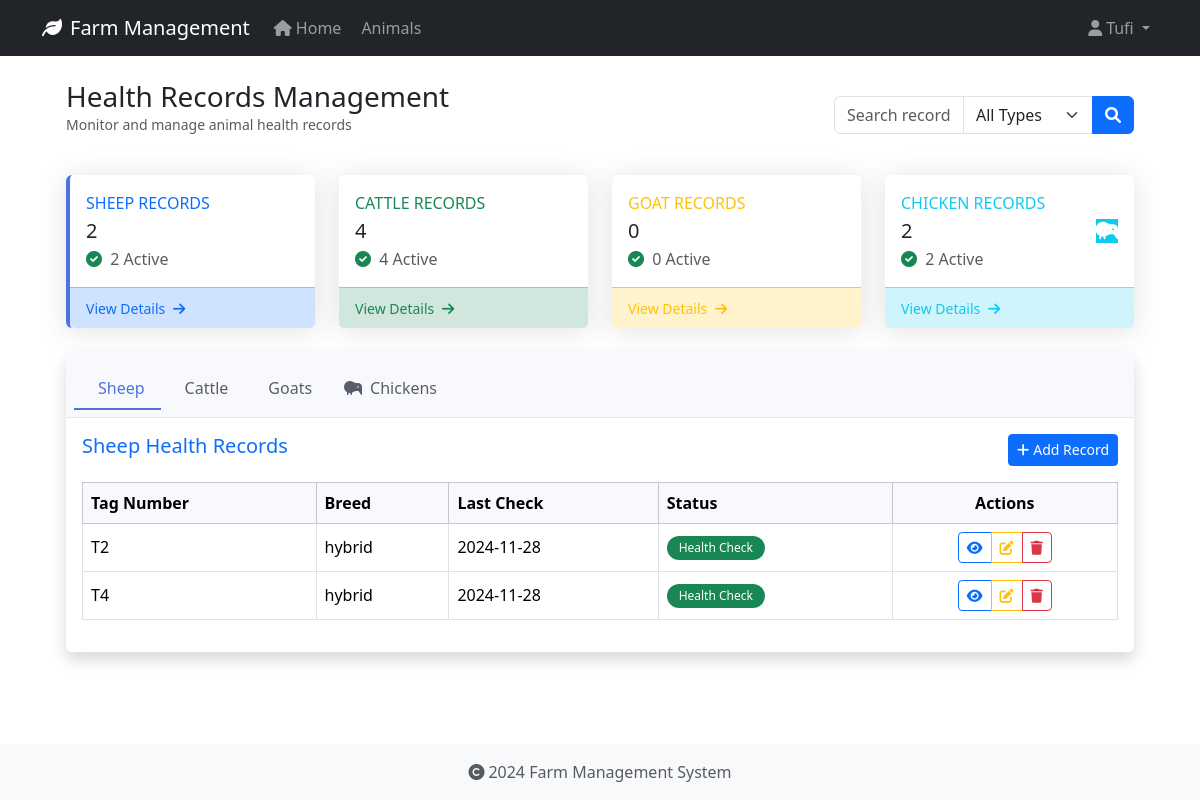
/health-records/ (signed in), run on an earlier commit of the app's database.
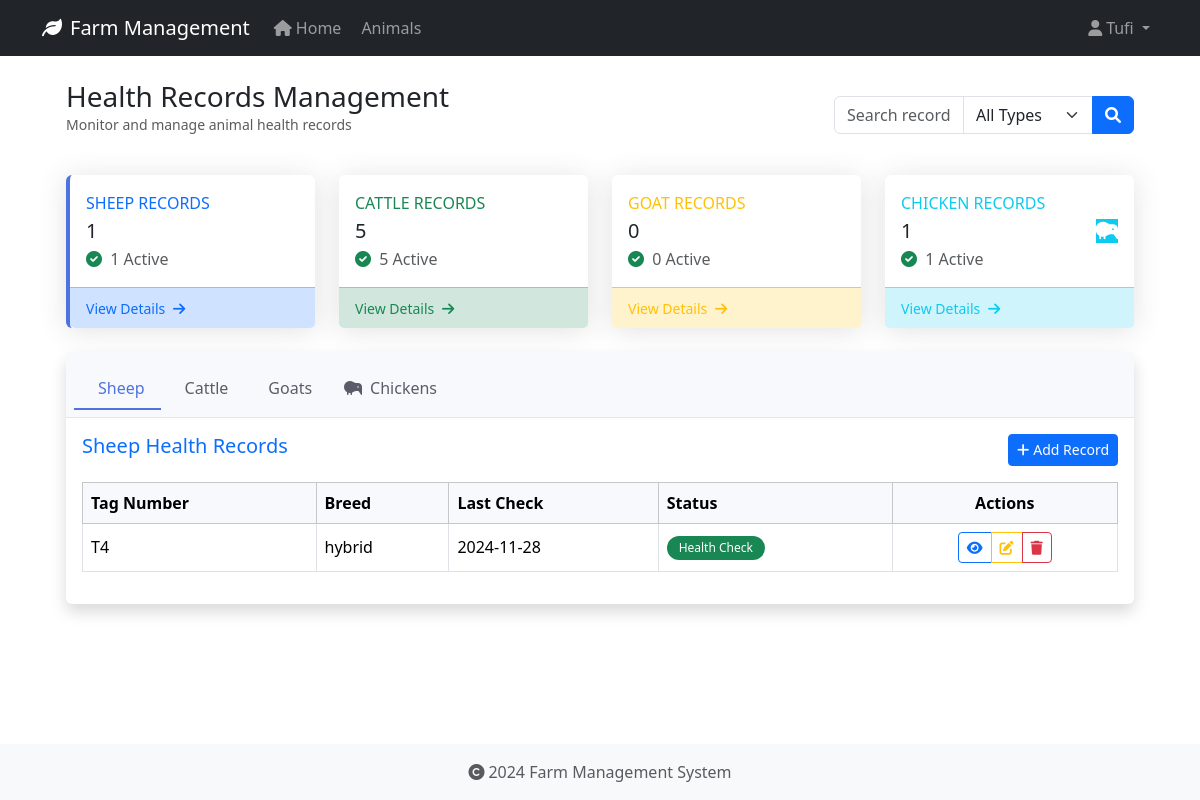
And on a later commit of the database.
### app/models/animal.py (models this page shows, shortened)
class HealthRecord(db.Model):
    id = db.Column(db.Integer, primary_key=True)
    animal_id = db.Column(db.Integer, db.ForeignKey('animal.id', ondelete='CASCADE'), nullable=False)
    record_type = db.Column(db.String(50), nullable=False)  # Made nullable=False
    date = db.Column(db.Date, nullable=False)
    description = db.Column(db.Text, nullable=True)
    treatment = db.Column(db.Text, nullable=True)
    cost = db.Column(db.Float, nullable=True)
    next_due_date = db.Column(db.Date, nullable=True)
    created_at = db.Column(db.DateTime, default=datetime.utcnow, nullable=False)
    created_by_id = db.Column(db.Integer, db.ForeignKey('user.id', ondelete='SET NULL'), nullable=True)

class Animal(db.Model):
    id = db.Column(db.Integer, primary_key=True)
    tag_number = db.Column(db.String(50), unique=True, nullable=False, index=True)
    name = db.Column(db.String(100), nullable=True)  # Explicitly mark as nullable
    species = db.Column(db.String(50), nullable=False, index=True)
    breed = db.Column(db.String(50), nullable=True)
    date_of_birth = db.Column(db.Date, nullable=True)
    gender = db.Column(db.String(20), nullable=True)
    weight = db.Column(db.Float, nullable=True)
    status = db.Column(db.String(20), default='active', nullable=False)
    purchase_date = db.Column(db.Date, nullable=True)
    purchase_price = db.Column(db.Float, nullable=True)
    notes = db.Column(db.Text, nullable=True)
    created_at = db.Column(db.DateTime, default=datetime.utcnow, nullable=False)
    updated_at = db.Column(db.DateTime, default=datetime.utcnow, onupdate=datetime.utcnow, nullable=False)
    wool_type = db.Column(db.String(50), nullable=True)
    last_shearing = db.Column(db.Date, nullable=True)
    fleece_weight = db.Column(db.Float, nullable=True)
    wool_grade = db.Column(db.String(20), nullable=True)
    lambing_status = db.Column(db.String(50), nullable=True)
    lambing_date = db.Column(db.Date, nullable=True)
    milk_production = db.Column(db.Float, nullable=True)
    last_milking = db.Column(db.Date, nullable=True)  # Changed from DateTime to Date
    milk_quality = db.Column(db.String(20), nullable=True)
    calving_status = db.Column(db.String(50), nullable=True)
    calving_date = db.Column(db.Date, nullable=True)
    milk_fat_content = db.Column(db.Float, nullable=True)
    egg_production = db.Column(db.Integer, nullable=True)
    egg_color = db.Column(db.String(20), nullable=True)
    comb_type = db.Column(db.String(20), nullable=True)
    laying_status = db.Column(db.String(20), nullable=True)
    last_laying_date = db.Column(db.Date, nullable=True)
    egg_size = db.Column(db.String(20), nullable=True)
    category = db.Column(db.String(50), nullable=True)
    special_needs = db.Column(db.Text, nullable=True)
    diet_requirements = db.Column(db.Text, nullable=True)
    habitat = db.Column(db.String(100), nullable=True)
    health_records = db.relationship('HealthRecord', backref='animal', lazy=True, cascade='all, delete-orphan')

### app/routes/health_records.py (the view, shortened to what this page needs)
@bp.route('/')
@login_required
def index():
    search_query = request.args.get('search', '').strip()
    record_type = request.args.get('type', 'all').lower()
    base_query = HealthRecord.query.join(Animal)
    if record_type != 'all':
        species = record_type.capitalize()
        base_query = base_query.filter(Animal.species == species)
    sheep_records = (base_query.filter(Animal.species == 'Sheep')
                    .order_by(HealthRecord.date.desc())
                    .limit(5)
                    .all())
    cattle_records = (base_query.filter(Animal.species == 'Cattle')
                     .order_by(HealthRecord.date.desc())
                     .limit(5)
                     .all())
    goat_records = (base_query.filter(Animal.species == 'Goat')
                   .order_by(HealthRecord.date.desc())
                   .limit(5)
                   .all())
    chicken_records = (base_query.filter(Animal.species == 'Chicken')
                      .order_by(HealthRecord.date.desc())
                      .limit(5)
                      .all())
    return render_template('health_records/index.html',
                         sheep_records=sheep_records,
                         cattle_records=cattle_records,
                         goat_records=goat_records,
                         chicken_records=chicken_records,
                         search_query=search_query,
                         record_type=record_type,
                         today=date.today())

### app/models/user.py (called while the page is built)
@login_manager.user_loader
def load_user(user_id):
    return User.query.get(int(user_id))

### app/templates/health_records/index.html (shortened to what the changed rows need)
{% extends "base.html" %}
{% block content %}
<div class="container-fluid px-4">
    <div class="d-flex justify-content-between align-items-center mb-4">
        <div>
            <h1 class="h3 mb-0 text-gray-800">Health Records Management</h1>
        </div>
    </div>
    <div class="row g-4 mb-4">
        <div class="col-xl-3 col-md-6">
            <div class="card border-left-primary h-100">
                <div class="card-body">
                    <div class="row align-items-center">
                        <div class="col">
                            <div class="text-xs font-weight-bold text-primary text-uppercase mb-1">
                                Sheep Records
                            </div>
                            <div class="h5 mb-0 font-weight-bold text-gray-800">{{ sheep_records|length }}</div>
                            <div class="text-xs text-muted mt-1">
                                <span class="text-success me-1">
                                </span>
                                {{ sheep_records|selectattr('next_due_date', 'none')|list|length }} Active
                            </div>
                        </div>
                    </div>
                </div>
            </div>
        </div>
        <div class="col-xl-3 col-md-6">
            <div class="card border-left-success h-100">
                <div class="card-body">
                    <div class="row align-items-center">
                        <div class="col">
                            <div class="text-xs font-weight-bold text-success text-uppercase mb-1">
                                Cattle Records
                            </div>
                            <div class="h5 mb-0 font-weight-bold text-gray-800">{{ cattle_records|length }}</div>
                            <div class="text-xs text-muted mt-1">
                                <span class="text-success me-1">
                                </span>
                                {{ cattle_records|selectattr('next_due_date', 'none')|list|length }} Active
                            </div>
                        </div>
                    </div>
                </div>
            </div>
        </div>
        <div class="col-xl-3 col-md-6">
            <div class="card border-left-info h-100">
                <div class="card-body">
                    <div class="row align-items-center">
                        <div class="col">
                            <div class="text-xs font-weight-bold text-info text-uppercase mb-1">
                                Chicken Records
                            </div>
                            <div class="h5 mb-0 font-weight-bold text-gray-800">{{ chicken_records|length }}</div>
                            <div class="text-xs text-muted mt-1">
                                <span class="text-success me-1">
                                </span>
                                {{ chicken_records|selectattr('next_due_date', 'none')|list|length }} Active
                            </div>
                        </div>
                    </div>
                </div>
            </div>
        </div>
    </div>
    <div class="card shadow mb-4">
        <div class="card-body">
            <div class="tab-content">
                <div class="tab-pane fade show active" id="sheep">
                    {% if sheep_records %}
                    <div class="table-responsive">
                        <table class="table table-hover table-bordered">
                            <thead class="table-light">
                                <tr>
                                    <th>Tag Number</th>
                                    <th>Breed</th>
                                    <th>Last Check</th>
                                    <th>Status</th>
                                    <th class="text-center">Actions</th>
                                </tr>
                            </thead>
                            <tbody>
                                {% for record in sheep_records %}
                                <tr>
                                    <td>
                                        <span class="fw-medium">{{ record.animal.tag_number }}</span>
                                    </td>
                                    <td>{{ record.animal.breed or 'N/A' }}</td>
                                    <td>{{ record.date.strftime('%Y-%m-%d') }}</td>
                                    <td>
                                        <span class="badge rounded-pill {% if record.next_due_date and record.next_due_date < today %}bg-danger
                                                   {% elif record.next_due_date == today %}bg-warning
                                                   {% else %}bg-success{% endif %}">
                                            {{ record.record_type }}
                                        </span>
                                    </td>
                                    <td class="text-center">
                                        <div class="btn-group btn-group-sm">
                                            <a href="{{ url_for('health_records.view', id=record.id) }}"
                                               class="btn btn-outline-primary" title="View">
                                                <i class="fas fa-eye"></i>
                                            </a>
                                            <a href="{{ url_for('health_records.edit', id=record.id) }}"
                                               class="btn btn-outline-warning" title="Edit">
                                                <i class="fas fa-edit"></i>
                                            </a>
                                            <button type="button" class="btn btn-outline-danger"
                                                    onclick="confirmDelete({{ record.id }}, '{{ record.animal.tag_number }}')"
                                                    title="Delete">
                                                <i class="fas fa-trash"></i>
                                            </button>
                                        </div>
                                    </td>
                                </tr>
                                {% endfor %}
                            </tbody>
                        </table>
                    </div>
                    {% endif %}
                </div>
            </div>
{% endblock %}

What changed in the data, as far as the page shows it:
removed HealthRecord: animal.tag_number "T2", animal "hybrid", date "2024-11-28", record_type "Health Check"
Also different on the page:
{{ sheep_records|length }}: "2" → "1"
{{ sheep_records|selectattr('next_due_date', 'none')|list|length }}: "2" → "1"
{{ cattle_records|length }}: "4" → "5"
{{ cattle_records|selectattr('next_due_date', 'none')|list|length }}: "4" → "5"
{{ chicken_records|length }}: "2" → "1"
{{ chicken_records|selectattr('next_due_date', 'none')|list|length }}: "2" → "1"
